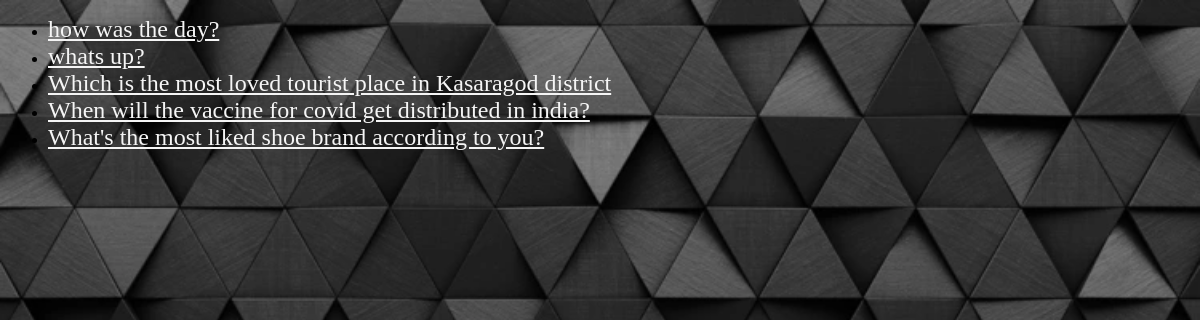
Screenshot of /polls/ with the database file from the repository.
### polls/models.py (models this page shows, shortened)
class Question(models.Model):
    question_text = models.CharField(max_length=200)
    pub_date = models.DateTimeField("date published")

### polls/views.py (the view)
# urls.py: path("", views.IndexView.as_view(), name="index"),
class IndexView(generic.ListView):
    template_name = "polls/index.html"
    context_object_name = "latest_question_list"
    def get_queryset(self):
        return Question.objects.filter(pub_date__lte=timezone.now()).order_by("-pub_date")[:5]

### polls/templates/polls/index.html (shortened to what this page needs)
<!DOCTYPE html>
<html lang="en">
<head>
</head>
<body>
    <div class="bg">
        {% load static %}
<link rel="stylesheet" href="{% static 'polls/style.css' %}">
{% if latest_question_list %}
    <ul>
        {% for question in latest_question_list %}
            <li><a href="{% url 'polls:detail' question.id %}">{{ question.question_text }}
            </li>
            {% endfor %}
        </ul>
{% else %}
        <p>No polls are available.</p>
{% endif %}
    </div>
</body>
</html>

### polls/static/polls/style.css (style rules this page uses)
li a { color:whitesmoke; font-size: 24px; }
body { height: 100%; background-image:url("images/background.jpg"); background-repeat: no-repeat; background-size: cover; }

### rows the page displays
Question: question_text "how was the day?"
Question: question_text "whats up?"
Question: question_text "Which is the most loved tourist place in Kasaragod district"
Question: question_text "When will the vaccine for covid get distributed in india?"
Question: question_text "What's the most liked shoe brand according to you?"
